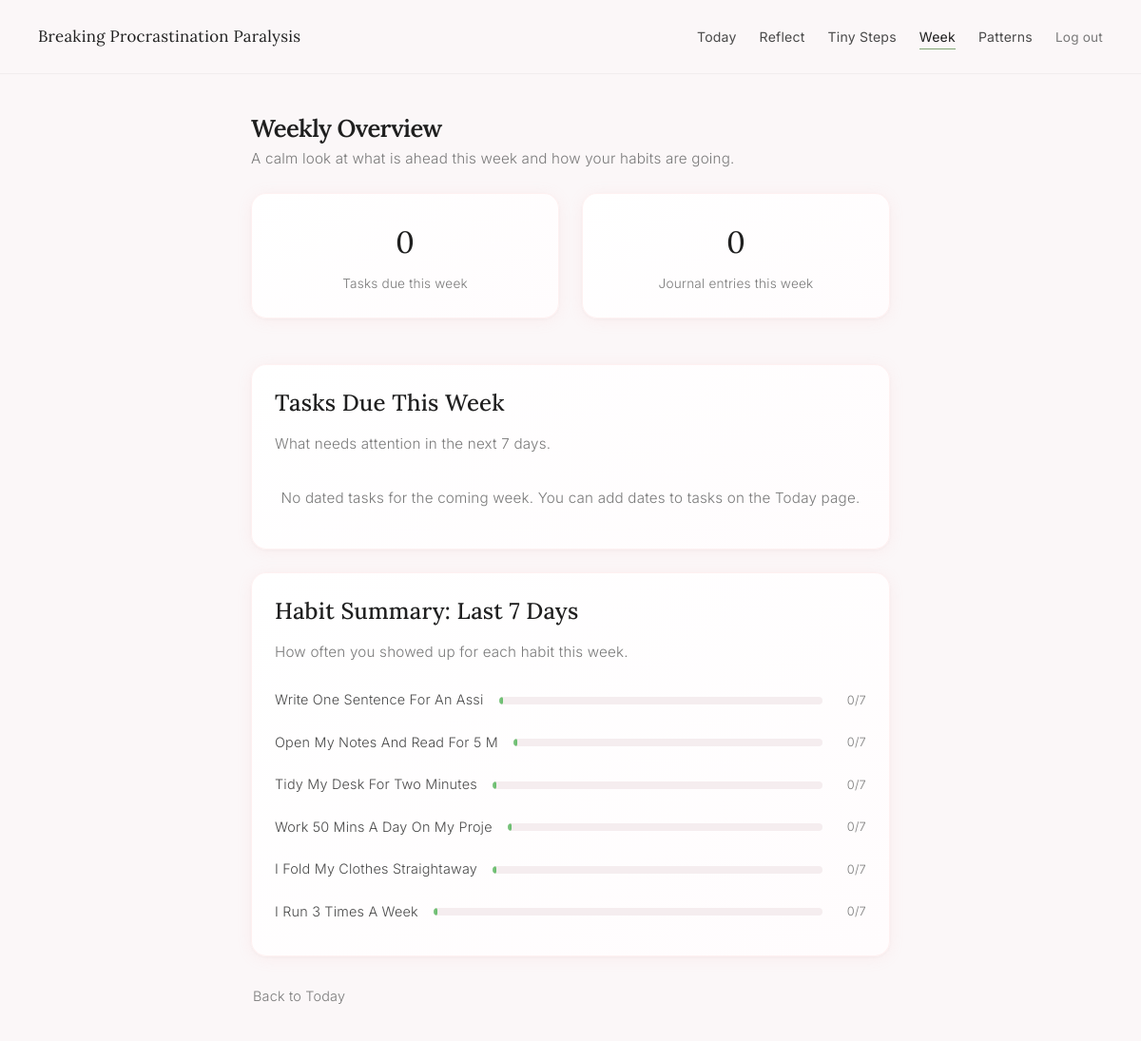
Before: /week (signed in) with the older database file.
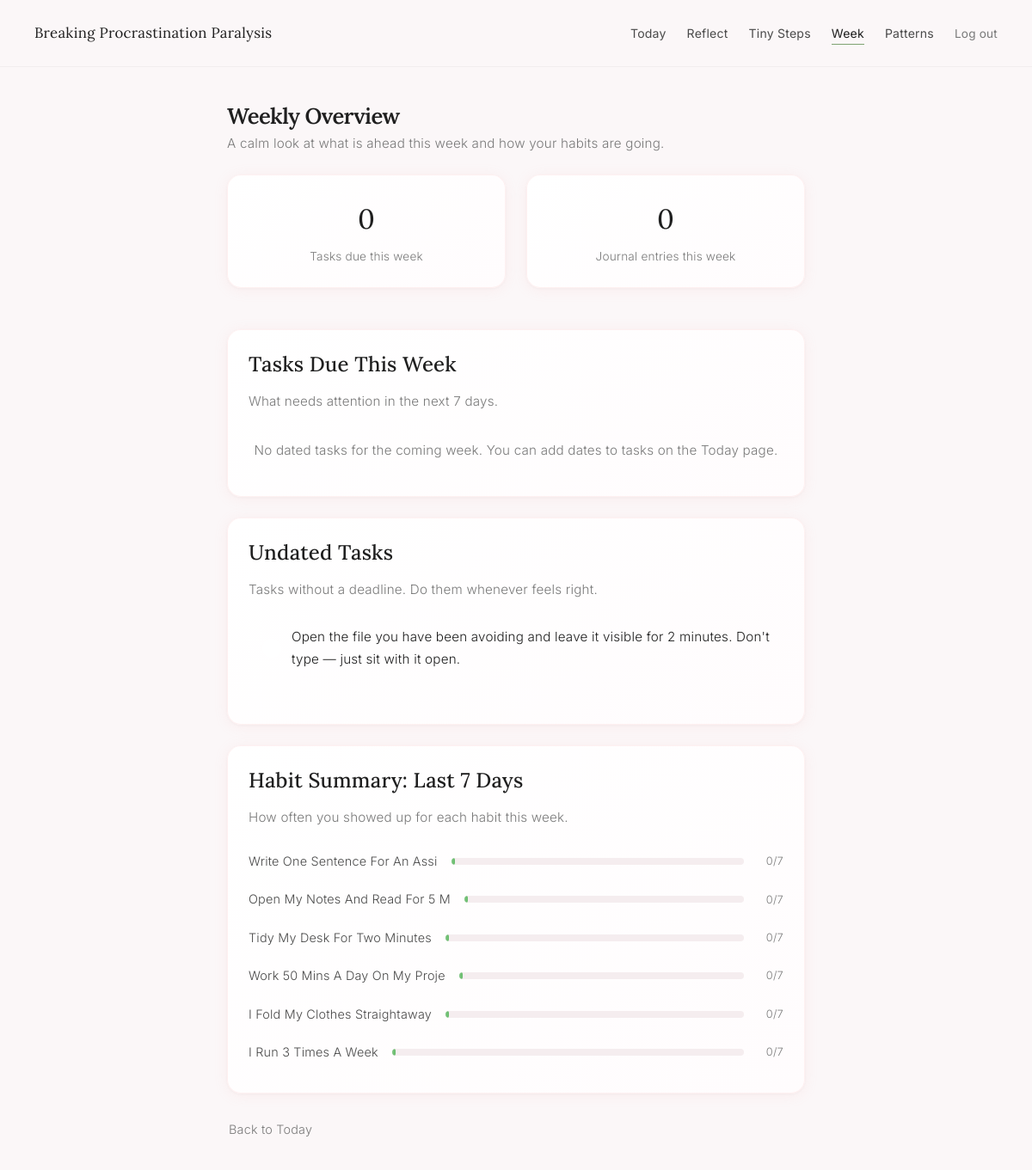
After: the same page with the newer database file.
### tables this page shows
CREATE TABLE habits (
            id INTEGER PRIMARY KEY AUTOINCREMENT,
            user_id INTEGER NOT NULL,
            name TEXT NOT NULL,
            is_sample INTEGER NOT NULL DEFAULT 0,
            created_at TEXT NOT NULL, linked_goal_id INTEGER,
            FOREIGN KEY (user_id) REFERENCES users(id)
        );

CREATE TABLE todos (
            id INTEGER PRIMARY KEY AUTOINCREMENT,
            user_id INTEGER NOT NULL,
            text TEXT NOT NULL,
            source TEXT NOT NULL DEFAULT 'manual',
            journal_entry_id INTEGER,
            due_date TEXT,
            is_done INTEGER NOT NULL DEFAULT 0,
            created_at TEXT NOT NULL,
            FOREIGN KEY (user_id) REFERENCES users(id),
            FOREIGN KEY (journal_entry_id) REFERENCES journal_entries(id)
        );

### app.py (the view)
@app.route("/week")
@login_required
@onboarding_check
def week():
    user_id = session['user_id']
    today_obj = date.today()
    today_str = today_obj.isoformat()
    week_end = (today_obj + timedelta(days=7)).isoformat()
    week_start = (today_obj - timedelta(days=6)).isoformat()
    conn = get_db_connection()
    cur = conn.cursor()
    cur.execute(
        "SELECT id, text, due_date, is_done, created_at "
        "FROM todos WHERE user_id = ? AND due_date IS NOT NULL AND due_date BETWEEN ? AND ? "
        "ORDER BY due_date ASC, created_at ASC",
        (user_id, today_str, week_end),
    )
    week_todos = cur.fetchall()
    cur.execute(
        "SELECT id, text, due_date, is_done, created_at "
        "FROM todos WHERE user_id = ? AND is_done = 0 AND due_date IS NULL "
        "ORDER BY created_at DESC LIMIT 15",
        (user_id,),
    )
    undated_todos = cur.fetchall()
    cur.execute(
        "SELECT h.id, h.name, COUNT(hc.id) as completions "
        "FROM habits h "
        "LEFT JOIN habit_completions hc ON h.id = hc.habit_id AND date(hc.completed_at) >= ? "
        "WHERE h.user_id = ? "
        "GROUP BY h.id ORDER BY h.id ASC",
        (week_start, user_id),
    )
    habit_summary = cur.fetchall()
    cur.execute(
        "SELECT COUNT(*) as count FROM journal_entries "
        "WHERE user_id = ? AND date(created_at) >= ?",
        (user_id, week_start),
    )
    journal_count = cur.fetchone()['count']
    conn.close()
    return render_template(
        "week.html",
        week_todos=week_todos,
        undated_todos=undated_todos,
        habit_summary=habit_summary,
        journal_count=journal_count,
        today_str=today_str,
    )

### app.py (called while the page is built)
def get_db_connection():
    conn = sqlite3.connect(DB_PATH, timeout=30)  # Increased timeout to 30 seconds
    conn.row_factory = sqlite3.Row
    conn.execute("PRAGMA journal_mode=WAL")  # Enable Write-Ahead Logging for better concurrency
    return conn

def login_required(f):
    @wraps(f)
    def decorated_function(*args, **kwargs):
        if 'user_id' not in session:
            return redirect(url_for('landing'))
        return f(*args, **kwargs)
    return decorated_function

def onboarding_check(f):
    @wraps(f)
    def decorated_function(*args, **kwargs):
        if 'user_id' not in session:
            return redirect(url_for('landing'))
        user_id = session['user_id']
        conn = get_db_connection()
        try:
            cur = conn.cursor()
            cur.execute("SELECT onboarding_complete FROM users WHERE id = ?", (user_id,))
            user = cur.fetchone()
            if user and user['onboarding_complete'] == 0:
                return redirect(get_next_onboarding_step(user_id))
        finally:
            conn.close()
        return f(*args, **kwargs)
    return decorated_function

### templates/week.html (shortened to what the changed rows need)
<!doctype html>
<html lang="en">
<head>
    <link rel="stylesheet" href="{{ url_for('static', filename='calm.css') }}">
</head>
<body>
<div class="page-wrapper">
    <main class="page-content stagger-children">
        <div class="section-header fade-in-up">
            <h1 class="section-title">Weekly Overview</h1>
        </div>
        <div class="card" style="padding: 24px;">
            <h2>Tasks Due This Week</h2>
        </div>
        {% if undated_todos %}
        <div class="card" style="padding: 24px;">
            <h2>Undated Tasks</h2>
            <p class="section-subtitle" style="margin-bottom: 16px;">
                Tasks without a deadline. Do them whenever feels right.
            </p>
            <ul class="habit-list">
                {% for todo in undated_todos %}
                <li class="habit-item">
                    <form method="post" action="{{ url_for('toggle_todo', todo_id=todo['id']) }}" style="display: flex; align-items: center; gap: 12px;">
                        <button type="submit" class="habit-checkbox" style="border: none; cursor: pointer;"></button>
                        <span class="habit-label">{{ todo['text'] }}</span>
                    </form>
                </li>
                {% endfor %}
            </ul>
        </div>
        {% endif %}
        <div class="card" style="padding: 24px;">
            <h2>Habit Summary: Last 7 Days</h2>
            {% if habit_summary %}
            <ul class="emotion-bar-list">
                {% for h in habit_summary %}
                <li class="emotion-bar-item">
                    <span class="emotion-bar-name" style="width: auto; min-width: 140px;">{{ h['name'][:30] }}</span>
                    <div class="emotion-bar-track">
                        <div
                            class="emotion-bar-fill calm"
                            style="width: {{ (h['completions'] / 7 * 100) | round }}%;"
                        ></div>
                    </div>
                    <span class="emotion-bar-count">{{ h['completions'] }}/7</span>
                </li>
                {% endfor %}
            </ul>
            {% else %}
            <p class="empty-state" style="padding: 16px 0;">
                No habits tracked yet. Visit the Today page to get started.
            </p>
            {% endif %}
        </div>
    </main>
</div>
</body>
</html>

Changed rows visible on the page:
added todos: text "Open the file you have been avoiding and leave it visible for 2 minutes. Don't type — just sit with it open."
Other visible differences:
text now shown: "Undated Tasks Tasks without a deadline. Do them whenever feels right."
